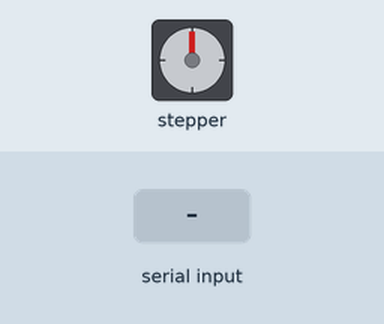
This sketch was run on a simulated Arduino Uno, built with avr-gcc and run on an emulated ATmega328P. Parts: stepper motor. Wiring (inferred from the names in the program): stepper motor driver (200 steps per turn assumed): step pin 2; direction pin 5; enable pin 8. Inputs (shaded band) come from the test bench. What the sketch prints to the serial monitor is not drawn.

Above: at 1.3 s.
1.4 s: "U90\n" received over Serial
At 1.9 s:
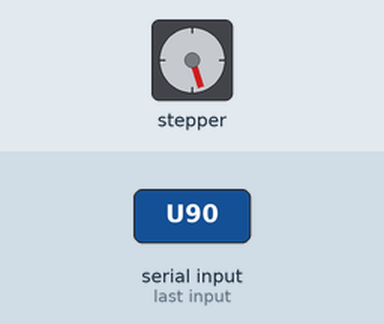
3.0 s: "D,45\n" received over Serial
At 3.5 s:
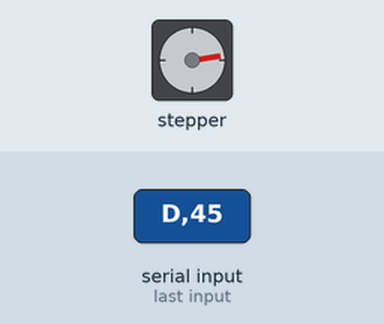
4.5 s: "z90\n" received over Serial
At 5.5 s:
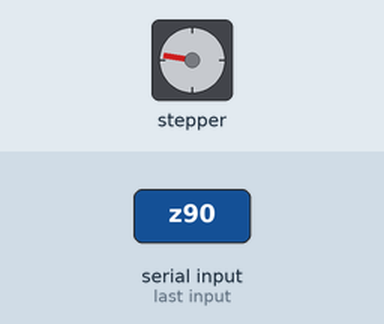
6.1 s: "D90\n" received over Serial
At 6.7 s:
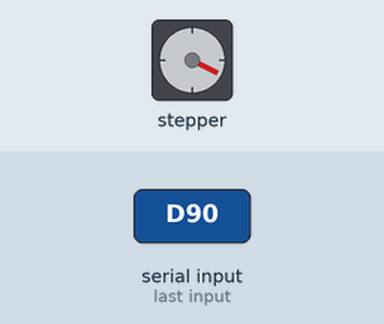
7.7 s: "U,45\n" received over Serial
At 8.3 s:
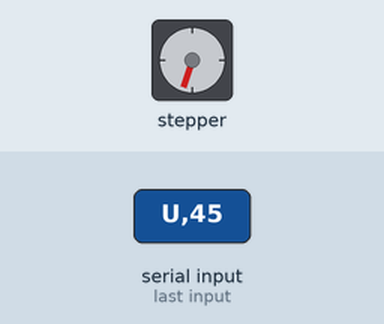
9.2 s: "z,45\n" received over Serial
At 10.6 s:
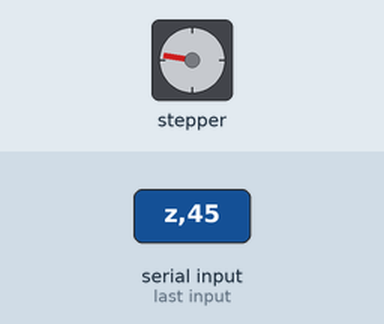
Timing chart, 0 to 11.7 s (numbered marks = the images above; inputs shaded):
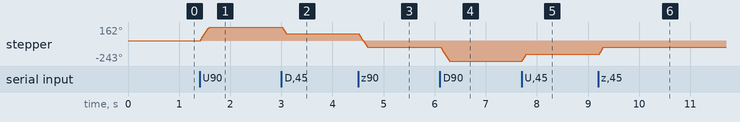

The sketch:

Arduino_CNC_Stepper_2025.ino
```cpp
/*
Arduino CNC电机扩展板驱动4个NEMA17步进电机示例程序
By 太极创客（http://www.taichi-maker.com）
2019-03-10

本示例程序旨在演示如何使用Arduino Uno开发板通过Arduino CNC电机扩展板来驱动4个NEMA17步进电机。

如需获得更多关于本示例程序的电路连接以及CNC电机扩展板的资料信息，
请参考太极创客网站（http://www.taichi-maker.com），并在首页搜索栏中搜索关键字：CNC扩展板
*/
#include <AccelStepper.h>  //本示例程序使用AccelStepper库

// 定义电机控制用常量
const int enPin = 8;  // 使能控制引脚

const int dirPin = 5;     // x方向控制引脚
const int stepPin = 2;    // x步进控制引脚


const int moveSteps = 200;    //测试电机运行使用的运行步数

char cmd;
int data;
int motorSpeed = 1000;

AccelStepper stepper1(1,stepPin,dirPin);//建立步进电机对象1


void setup() {

  pinMode(stepPin,OUTPUT);     // Arduino控制A4988x步进引脚为输出模式
  pinMode(dirPin,OUTPUT);      // Arduino控制A4988x方向引脚为输出模式


  pinMode(enPin,OUTPUT);   // Arduino控制A4988使能引脚为输出模式
  digitalWrite(enPin,LOW); // 将使能控制引脚设置为低电平从而让
                               // 电机驱动板进入工作状态

  stepper1.setMaxSpeed(1000.0);     // 设置电机最大速度300
  stepper1.setAcceleration(100.0);  // 设置电机加速度20.0
  stepper1.setSpeed(1000);

  Serial.begin(9600);
  Serial.println("++++++++++++++++++++++++++++++++++");
  Serial.println("+ SSC UNO CNC/A4988 Stepper Demo +");
  Serial.println("+     www.taichi-maker.com       +");
  Serial.println("++++++++++++++++++++++++++++++++++");
  Serial.println("");
  Serial.println("Please input motor command:");
}

void loop() {
  if (Serial.available()) {     // 检查串口缓存是否有数据等待传输
    cmd = Serial.read();        // 获取电机指令中电机编号信息
    Serial.print("cmd = ");
    Serial.print(cmd);
    Serial.print(" , ");

    data = Serial.parseInt();
    Serial.print("data = ");
    Serial.print(data);
    Serial.println("");

    runUsrCmd();
  }
}

//此函数用于运行用户指令
void runUsrCmd(){
  switch(cmd){
    case 'U': // Up command: set direction HIGH and run motor
      digitalWrite(dirPin, HIGH);
      runStepper(motorSpeed, data);
      Serial.println("Up movement complete");
      break;
    case 'D': // Down command: set direction LOW and run motor
      digitalWrite(dirPin, LOW);
      runStepper(motorSpeed, data);
      Serial.println("Down movement complete");
      break;
    case 'x':    // 设置步进电机旋转(顺时针/逆时针)
      Serial.print("Set Rotation To ");
      if (data == 0){
        digitalWrite(dirPin, 0);
        Serial.println("Counter Clockwise.");
      } else {
        digitalWrite(dirPin, 1);
        Serial.println("Clockwise.");
      }
      break;

    case 'g':   // 设置A4988 enable功能
      Serial.print("Set Motor To ");
      if (data == 0){
        digitalWrite(enPin, 1);
        Serial.println("Disable.");
      } else {
        digitalWrite(enPin, 0);
        Serial.println("Enable.");
      }
      break;

//    case 'm':  // 设置A4988 sleep功能
//      Serial.print("Set Motor To ");
//      if (data == 0){
//        digitalWrite(sleepPin, 0);
//        Serial.println("Sleep.");
//      } else {
//        digitalWrite(sleepPin, 1);
//        Serial.println("Awake.");
//      }
//      break;
//
//    case 'b':   // 设置步进模式
//      if (data == 1 || data == 2  || data == 4  || data == 8 || data == 16){
//        Serial.print("Set Motor Step Control To ");
//        setStepMode(data);
//      } else {
//        Serial.println("Wrong Step Mode Cmd!");
//      }
//      break;

    case 'z': // 设置步进电机运行步数
      runStepper(motorSpeed, data);
      break;

    case 'd': // 设置步进电机运行速度
      motorSpeed = data;
      Serial.print("Set Motor Speed To ");
      Serial.println(data);
      break;

    default:  // 未知指令
      Serial.println("Unknown Command");
  }
}

//运行步进电机
void runStepper (int rotationSpeed, int stepNum){
  for(int x = 0; x < stepNum; x++) {
    digitalWrite(stepPin,HIGH);
    delayMicroseconds(rotationSpeed);
    digitalWrite(stepPin,LOW);
    delayMicroseconds(rotationSpeed);
  }
}

 //设置步进模式
//void setStepMode(int modeNum){
//  switch(modeNum){
//    case 1:   // 全步进
//    digitalWrite(ms1Pin, LOW);
//    digitalWrite(ms2Pin, LOW);
//    digitalWrite(ms3Pin, LOW);
//    Serial.println(F("Stepping Mode: Full"));
//    break;
//
//    case 2:  // 半步进
//    digitalWrite(ms1Pin, HIGH);
//    digitalWrite(ms2Pin, LOW);
//    digitalWrite(ms3Pin, LOW);
//    Serial.println(F("Stepping Mode: 1/2"));
//    break;
//
//    case 4:  // 1/4 步进
//    digitalWrite(ms1Pin, LOW);
//    digitalWrite(ms2Pin, HIGH);
//    digitalWrite(ms3Pin, LOW);
//    Serial.println(F("Stepping Mode: 1/4"));
//    break;
//
//    case 8:  // 1/8 步进
//    digitalWrite(ms1Pin, HIGH);
//    digitalWrite(ms2Pin, HIGH);
//    digitalWrite(ms3Pin, LOW);
//    Serial.println(F("Stepping Mode: 1/8"));
//    break;
//
//    case 16:  // 1/16 步进
//    digitalWrite(ms1Pin, HIGH);
//    digitalWrite(ms2Pin, HIGH);
//    digitalWrite(ms3Pin, HIGH);
//    Serial.println(F("Stepping Mode: 1/16"));
//    break;
//  }
//}
```

Measured:
- after the input at 1.4 s, stepper: turns 162° clockwise in 0.18 s, starting at once
- after the input at 3.0 s, stepper: turns 81° counter-clockwise, starting at once
- after the input at 4.5 s, stepper: turns 162° counter-clockwise in 0.18 s, starting at once
- after the input at 6.1 s, stepper: turns 162° counter-clockwise in 0.18 s, starting at once
- after the input at 7.7 s, stepper: turns 81° clockwise, starting at once
- after the input at 9.2 s, stepper: turns 81° clockwise, starting at once
